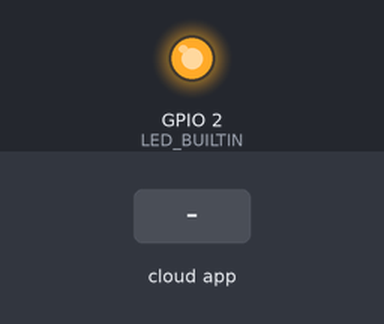
Bench run of a sketch on a simulated ESP8266 (NodeMCU). On the bench: output pins drawn as LEDs (lit = HIGH, except the on-board LED, lit = LOW). The test bench sets the inputs (shaded band). WiFi joins after 1.5 s; servers stay silent unless stated; the Firebase database answers and starts empty; what the sketch prints to the serial monitor is not drawn.

Above: at 2.7 s.
2.8 s: the phone or cloud app sets led1 to OFF
At 4.7 s:
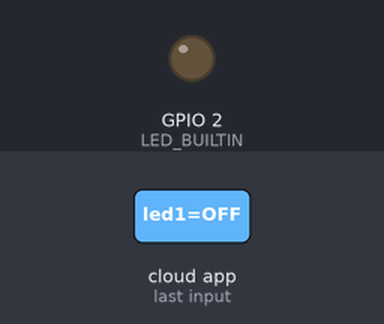
5.3 s: the phone or cloud app sets led1 to ON
At 6.9 s:
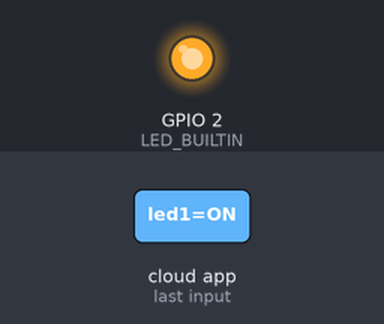
Timing chart, 0 to 8.4 s (numbered marks = the images above; inputs shaded):
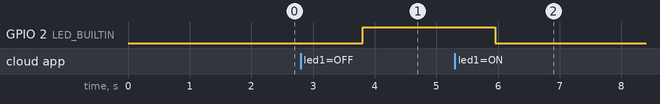

Measured:
- after the input at 2.8 s, GPIO 2 (LED_BUILTIN): LOW → HIGH after 1.0 s
- after the input at 5.3 s, GPIO 2 (LED_BUILTIN): HIGH → LOW after 0.65 s

The sketch:

led_controller.ino
```cpp
#include <ESP8266WiFi.h>
#include <FirebaseArduino.h>

#define FIREBASE_HOST "ledcontroller-3fa45.firebaseio.com"
#define FIREBASE_AUTH "i6OZcOqGd6P66PX4vwrlRwqRwQM6u5SpPjtZ3M1X"
#define WIFI_SSID1 "Gooner21"
#define WIFI_PASSWORD1 "aaronramsey"
#define WIFI_SSID2 "Redmi"
#define WIFI_PASSWORD2 "goliath35"
void setup() {
  Serial.begin(9600);

  // connect to wifi.
  WiFi.begin(WIFI_SSID2, WIFI_PASSWORD2);
  Serial.print("connecting");
  while (WiFi.status() != WL_CONNECTED) {
    Serial.print(".");
    delay(500);
  }
  Serial.println();
  Serial.print("connected: ");
  Serial.println(WiFi.localIP());

  Firebase.begin(FIREBASE_HOST, FIREBASE_AUTH);

  pinMode(LED_BUILTIN,OUTPUT);
  // put your setup code here, to run once:

}

void loop() {
  // put your main code here, to run repeatedly:
  String led1 = Firebase.getString("led_cntroller/leds/led1");
  //if (Firebase.failed()){
    //Serial.print("getting /led1 failed:");
    //Serial.println(Firebase.error());
    //return;
  //}else
  if(Firebase.success()){
    Serial.println("Success.");
  }

  if(led1 == "ON"){
    digitalWrite(LED_BUILTIN,LOW);
    Serial.println("ON");
  }else if(led1 == "OFF"){
    digitalWrite(LED_BUILTIN,HIGH);
    Serial.println("OFF");
  }
  delay(2000);
}
```
